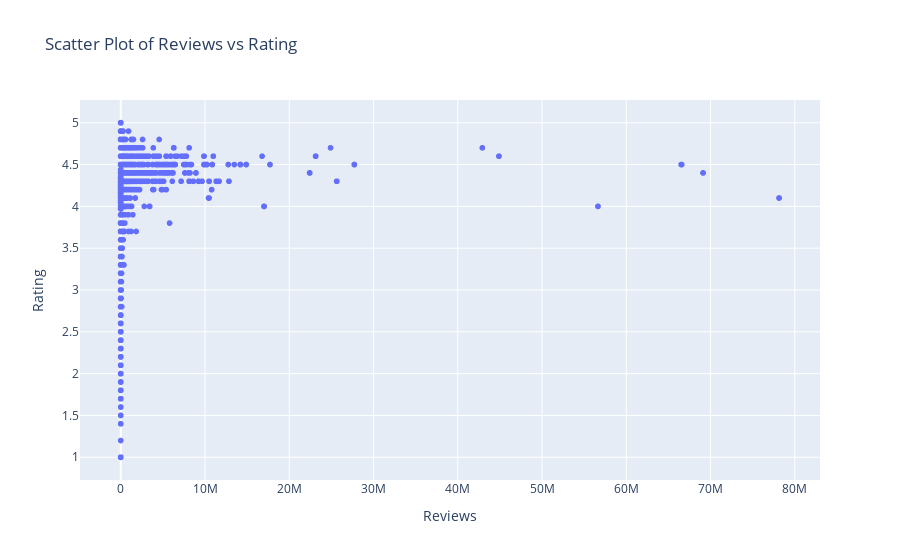

The code cell stored with this chart in its notebook:
### Code cell
# Bivariate analysis of 'Reviews' vs 'Rating'
fig = px.scatter(df, x='Reviews', y='Rating', title='Scatter Plot of Reviews vs Rating')
fig.update_layout(xaxis_title='Reviews', yaxis_title='Rating')
fig.show()

### Figure 1 — Plotly figure (JSON) as saved in the notebook; plotly's stock layout.template omitted (floating-point values rounded to 4 significant figures; data arrays with more than 128 entries replaced by an {"elided": "..."} marker saying what was removed)
{"data": [{"hovertemplate": "Reviews=%{x}<br>Rating=%{y}<extra></extra>", "legendgroup": "", "marker": {"color": "#636efa", "symbol": "circle"}, "mode": "markers", "name": "", "showlegend": false, "type": "scattergl", "x": {"elided": "10356 int values"}, "xaxis": "x", "y": {"elided": "10356 float values"}, "yaxis": "y"}], "layout": {"legend": {"tracegroupgap": 0}, "title": {"text": "Scatter Plot of Reviews vs Rating"}, "xaxis": {"anchor": "y", "domain": [0, 1], "title": {"text": "Reviews"}}, "yaxis": {"anchor": "x", "domain": [0, 1], "title": {"text": "Rating"}}}}
